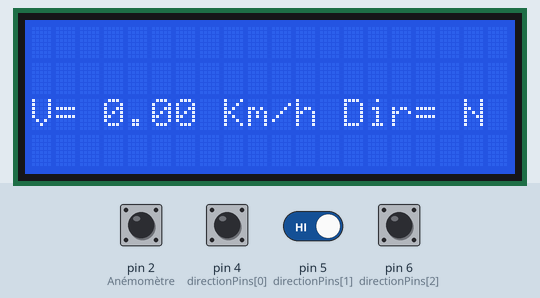
Recording of a sketch running on a simulated Arduino Uno, built with avr-gcc and run on an emulated ATmega328P. Shown: 20×4 character LCD. The inputs (shaded band) are chosen by the test bench; at power-on: pin 2 (Anémomètre), pin 4 (directionPins[0]), pin 5 (directionPins[1]), pin 6 (directionPins[2]) HIGH. What the sketch prints to the serial monitor is not drawn.

Above: at 1.2 s.
1.3 s: pin 4 (directionPins[0]) pulled LOW for 1.25 s
At 2.9 s:
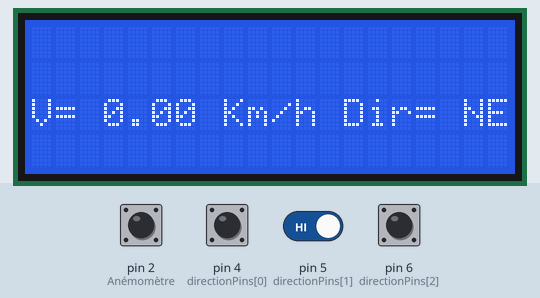
4.6 s: pin 2 (Anémomètre) pulled LOW for 1.25 s
At 7.0 s:
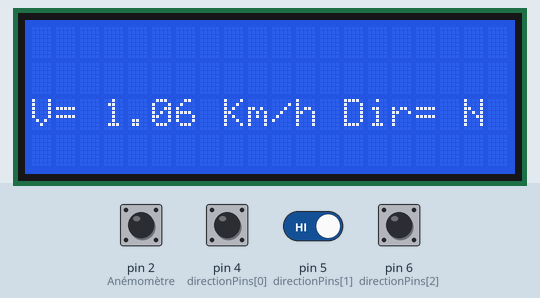
8.7 s: pin 4 (directionPins[0]) pulled LOW for 3.2 s
At 10.5 s:
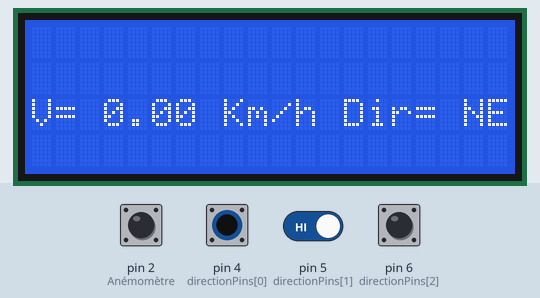
13.8 s: pin 4 (directionPins[0]) driven LOW and pin 5 (directionPins[1]) driven LOW
At 14.8 s:
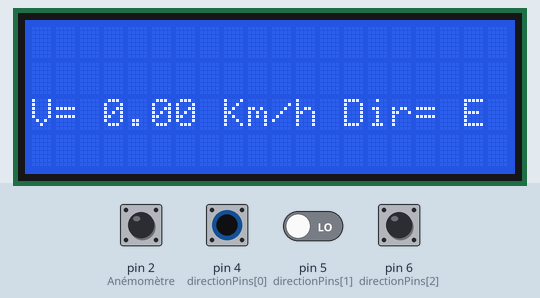
15.8 s: pin 2 (Anémomètre) pulled LOW for 1.25 s
At 18.2 s:
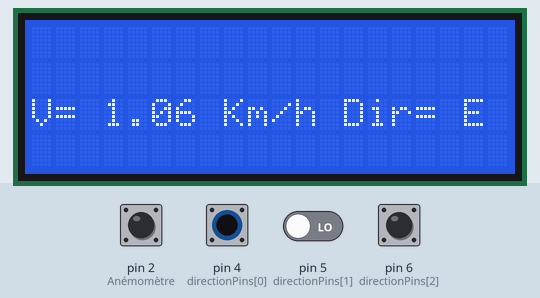
19.9 s: pin 4 (directionPins[0]) driven HIGH
At 21.7 s:
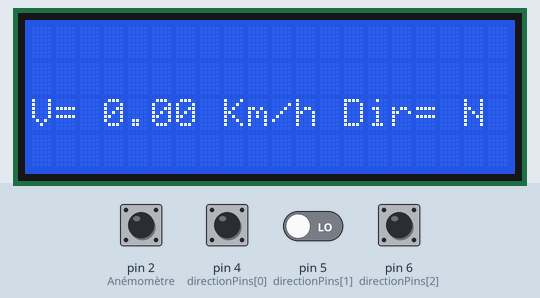
Timing chart, 0 to 23.0 s (numbered marks = the images above; inputs shaded):
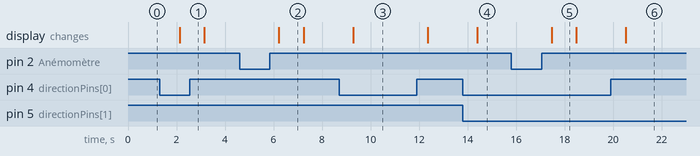

The sketch:

wind_direction-wind_speed.ino
```cpp
#include <Wire.h>
#include <LiquidCrystal_I2C.h>

LiquidCrystal_I2C lcd(0x27, 20, 4); // Adresse I2C de l'écran LCD et dimensions

unsigned long previousMillis2 = 0;
const long delaiProgramme = 5000;

int tour = 0;
const float pi = 3.14159;
const float diameter = 0.14;
const float anemometerFactor = 2.4;

const int numDirections = 8;
const int directionPins[numDirections] = {4, 5, 6, 7, 8, 9, 10, 11};
const char* directions[numDirections] = {"N", "NE", "E", "SE", "S", "SO", "O", "NO"};

void interruption0() {
  tour++;
}

void setup() {
  Serial.begin(9600);
  lcd.init();
  lcd.backlight();
  Wire.begin();

  pinMode(2, INPUT_PULLUP); // Anémomètre
  attachInterrupt(digitalPinToInterrupt(2), interruption0, RISING);

  for (int i = 0; i < numDirections; i++) {
    pinMode(directionPins[i], INPUT_PULLUP);
  }
}

void loop() {
  int directionIndex = getDirectionIndex();
  const char* windDirection = directionIndex != -1 ? directions[directionIndex] : "Indeterminee";

  float windSpeed = (pi * diameter * tour) * anemometerFactor;

  unsigned long currentMillis = millis();
  if (currentMillis - previousMillis2 >= delaiProgramme) {
    previousMillis2 = currentMillis;

    // Impression dans le format structuré pour l'API
    Serial.print("[VENT] ");
    Serial.print("Wind_Speed: ");
    Serial.print(windSpeed);
    Serial.print(" Km/h, Wind_Direction: ");
    Serial.println(windDirection);
  }

  lcd.clear();

  // Affichage vitesse et direction du vent
  lcd.setCursor(0, 2);
  lcd.print("V= ");
  lcd.print(windSpeed);
  lcd.print(" Km/h");

  lcd.setCursor(13, 2);
  lcd.print("Dir= ");
  lcd.print(windDirection);

  tour = 0;
  delay(1000);
}

int getDirectionIndex() {
  for (int i = 0; i < numDirections; i++) {
    if (digitalRead(directionPins[i]) == HIGH) {
      return i;
    }
  }
  return -1;
}
```

Measured:
- after the input at 1.3 s, the display: changes after 0.83 s (image 1)
- after the input at 4.6 s, the display: changes after 1.6 s (image 2)
- after the input at 8.7 s, the display: changes after 0.58 s (image 3)
- after the input at 13.8 s, the display: changes after 0.59 s (image 4)
- after the input at 15.8 s, the display: changes after 1.7 s (image 5)
- after the input at 19.9 s, the display: changes after 0.62 s (image 6)
- what the display in image 2 shows lasts 1.0 s, from 6.2 s to 7.2 s
